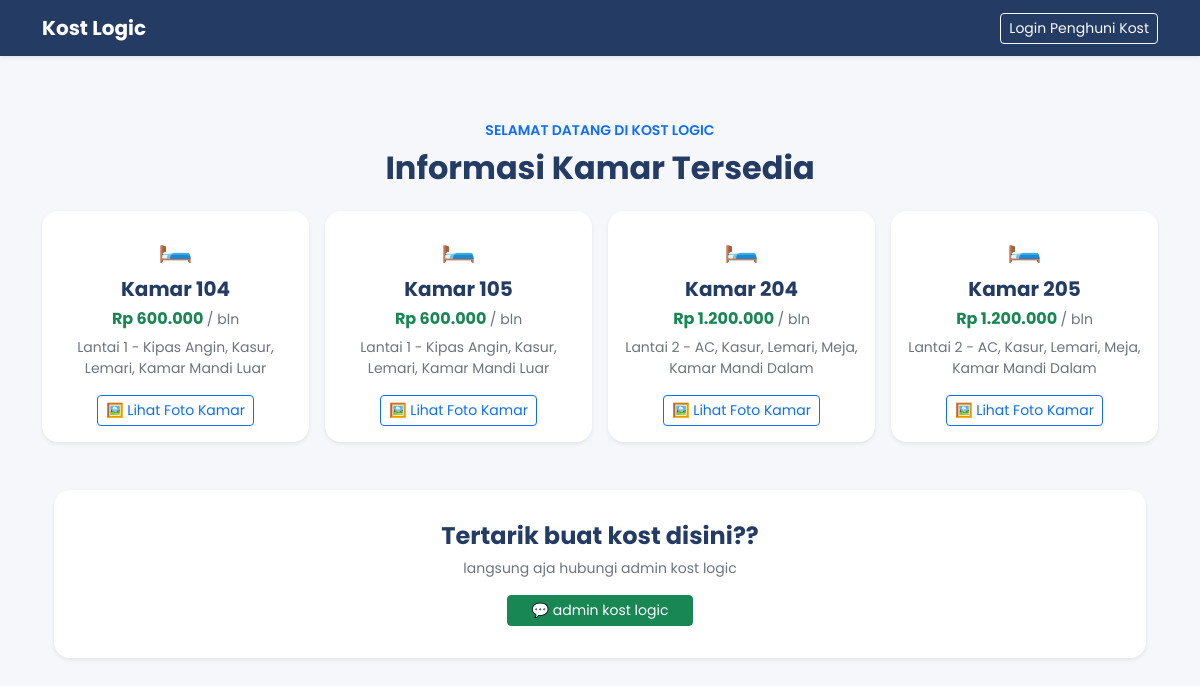
The app's page /user/index.php with its own data.
### tables this page shows
CREATE TABLE kamar (
    id_kamar INT PRIMARY KEY,
    fasilitas VARCHAR(200),
    harga DECIMAL(12, 2),
    status_kamar ENUM('terisi', 'kosong'),
    password VARCHAR(50) DEFAULT 'kost123',
    foto VARCHAR(255) DEFAULT NULL
);

### user/index.php (the view, shortened to what this page needs)
<?php
include __DIR__ . '/../koneksi.php';
include 'header.php';
?>
<div class="text-center mb-4 mt-4">
    <p class="text-primary fw-semibold small mb-2">
        SELAMAT DATANG DI KOST LOGIC
    </p>
    <h2 class="fw-bold text-utama">
        Informasi Kamar Tersedia
    </h2>
</div>
<div class="row g-3 justify-content-center">
    <?php
    $query = mysqli_query($koneksi, "SELECT * FROM kamar WHERE status_kamar = 'kosong'");
    if ($query && mysqli_num_rows($query) > 0) {
        while ($row = mysqli_fetch_assoc($query)) {
    ?>
    <div class="col-6 col-md-4 col-lg-3">
        <div class="card shadow-sm h-100 border-0">
            <div class="card-body text-center p-3">
                <div class="mb-2">
                    <span class="fs-3">🛏️</span>
                </div>
                <h5 class="fw-bold text-utama mb-2">
                    Kamar <?= htmlspecialchars($row['id_kamar']) ?>
                </h5>
                <h6 class="text-success fw-bold mb-2">
                    Rp <?= number_format($row['harga'], 0, ',', '.') ?>
                    <span class="small text-secondary fw-normal">/ bln</span>
                </h6>
                <p class="text-secondary small mb-0">
                    <?= htmlspecialchars($row['fasilitas']) ?>
                </p>
                <button type="button"
                        class="btn btn-outline-primary btn-sm mt-3"
                        data-bs-toggle="modal"
                        data-bs-target="#foto<?= $row['id_kamar'] ?>">
                    🖼️ Lihat Foto Kamar
                </button>
            </div>
        </div>
    </div>
    <?php
        }
    } ?>
</div>
<div class="container mt-5 mb-4">
    <div class="card shadow-sm border-0 text-center p-3">
        <div class="card-body">
            <h4 class="fw-bold text-utama mb-2">
                Tertarik buat kost disini??
            </h4>
            <p class="text-secondary small mb-3">
                langsung aja hubungi admin kost logic
            </p>
            <a href="https://wa.me/62877777777789?text=Halo saya mau pesan kamar di kost logic"
               target="_blank"
               class="btn btn-success btn-sm px-4">
                💬 admin kost logic
            </a>
        </div>
    </div>
</div>

### user/header.php (shortened to what this page needs)
<!DOCTYPE html>
<html lang="id">
<head>
    <link href="https://cdn.jsdelivr.net/npm/bootstrap@5.3.8/dist/css/bootstrap.min.css" rel="stylesheet">
</head>
<body>
<nav class="navbar navbar-expand-lg navbar-dark shadow-sm mb-4">
    <div class="container">
        <a class="navbar-brand fw-bold" href="index.php">Kost Logic</a>
        <div class="ms-auto">
            <?php if(isset($_SESSION['user_kamar'])) { ?>
                <a href="dashboard.php" class="btn btn-outline-light btn-sm me-2">Dashboard</a>
                <a href="komplain.php" class="btn btn-outline-light btn-sm me-2">Lapor Kerusakan</a>
                <a href="logout.php" class="btn btn-danger btn-sm">Logout</a>
            <?php } else { ?>
                <a href="login.php" class="btn btn-outline-light btn-sm">Login Penghuni Kost</a>
            <?php } ?>
        </div>
    </div>
</nav>
<main class="container py-3">

### user/header.php (style rules this page uses)
body { font-family: 'Poppins', sans-serif; background-color: #f5f7fb; color: #243047; }
.navbar { background-color: #243b64; }
.text-utama { color: #243b64; }
.card { border: none; border-radius: 16px; }

### records on screen
kamar: id_kamar "104", harga "600.000", fasilitas "Lantai 1 - Kipas Angin, Kasur, Lemari, Kamar Mandi Luar"
kamar: id_kamar "105", harga "600.000", fasilitas "Lantai 1 - Kipas Angin, Kasur, Lemari, Kamar Mandi Luar"
kamar: id_kamar "204", harga "1.200.000", fasilitas "Lantai 2 - AC, Kasur, Lemari, Meja, Kamar Mandi Dalam"
kamar: id_kamar "205", harga "1.200.000", fasilitas "Lantai 2 - AC, Kasur, Lemari, Meja, Kamar Mandi Dalam"
